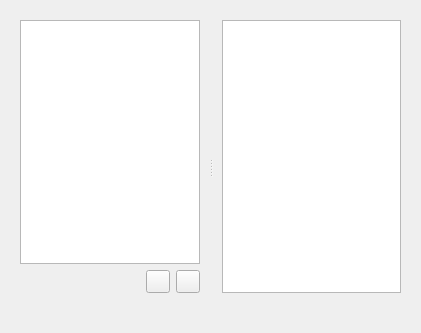
<?xml version="1.0" encoding="UTF-8"?>
<ui version="4.0">
 <class>UIShareBrowser</class>
 <widget class="QWidget" name="UIShareBrowser">
  <property name="geometry">
   <rect>
    <x>0</x>
    <y>0</y>
    <width>421</width>
    <height>333</height>
   </rect>
  </property>
  <property name="sizePolicy">
   <sizepolicy hsizetype="Expanding" vsizetype="Preferred">
    <horstretch>40</horstretch>
    <verstretch>0</verstretch>
   </sizepolicy>
  </property>
  <property name="windowTitle">
   <string>Form</string>
  </property>
  <layout class="QGridLayout" name="gridLayout_3">
   <item row="0" column="0">
    <widget class="QSplitter" name="splitter">
     <property name="orientation">
      <enum>Qt::Horizontal</enum>
     </property>
     <widget class="QFrame" name="frame_2">
      <property name="sizePolicy">
       <sizepolicy hsizetype="Ignored" vsizetype="Preferred">
        <horstretch>40</horstretch>
        <verstretch>0</verstretch>
       </sizepolicy>
      </property>
      <property name="baseSize">
       <size>
        <width>240</width>
        <height>0</height>
       </size>
      </property>
      <property name="frameShape">
       <enum>QFrame::NoFrame</enum>
      </property>
      <property name="frameShadow">
       <enum>QFrame::Raised</enum>
      </property>
      <layout class="QGridLayout" name="gridLayout">
       <item row="3" column="0" colspan="3">
        <widget class="QLabel" name="label_LEFT">
         <property name="layoutDirection">
          <enum>Qt::RightToLeft</enum>
         </property>
         <property name="text">
          <string/>
         </property>
        </widget>
       </item>
       <item row="0" column="0" colspan="3">
        <widget class="QTreeView" name="treeView_LPANE"/>
       </item>
       <item row="1" column="2">
        <widget class="QToolButton" name="toolButton_OPEN">
         <property name="text">
          <string/>
         </property>
        </widget>
       </item>
       <item row="1" column="1">
        <widget class="QToolButton" name="toolButton_SAVE">
         <property name="text">
          <string/>
         </property>
        </widget>
       </item>
       <item row="1" column="0">
        <spacer name="horizontalSpacer">
         <property name="orientation">
          <enum>Qt::Horizontal</enum>
         </property>
         <property name="sizeHint" stdset="0">
          <size>
           <width>40</width>
           <height>20</height>
          </size>
         </property>
        </spacer>
       </item>
      </layout>
     </widget>
     <widget class="QFrame" name="frame">
      <property name="sizePolicy">
       <sizepolicy hsizetype="Preferred" vsizetype="Preferred">
        <horstretch>40</horstretch>
        <verstretch>0</verstretch>
       </sizepolicy>
      </property>
      <property name="frameShape">
       <enum>QFrame::NoFrame</enum>
      </property>
      <property name="frameShadow">
       <enum>QFrame::Plain</enum>
      </property>
      <layout class="QGridLayout" name="gridLayout_2">
       <item row="1" column="0">
        <widget class="QLabel" name="label_RIGHT">
         <property name="layoutDirection">
          <enum>Qt::RightToLeft</enum>
         </property>
         <property name="text">
          <string/>
         </property>
        </widget>
       </item>
       <item row="0" column="0">
        <widget class="QTreeView" name="treeView_RPANE">
         <property name="selectionMode">
          <enum>QAbstractItemView::ExtendedSelection</enum>
         </property>
        </widget>
       </item>
      </layout>
     </widget>
    </widget>
   </item>
  </layout>
 </widget>
 <resources/>
 <connections/>
</ui>
